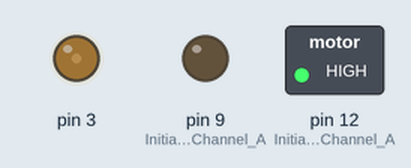
This sketch was run on a simulated Arduino Uno, built with avr-gcc and run on an emulated ATmega328P. Parts: switched loads named in the sketch (green lamp = pin HIGH), output pins drawn as LEDs (lit = HIGH).

Above: at 0.05 s.
At 3.95 s:
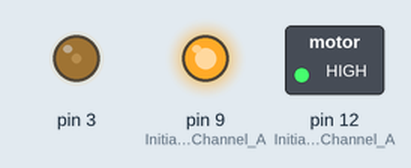
At 5.95 s:
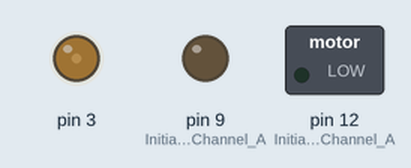
At 7.95 s:
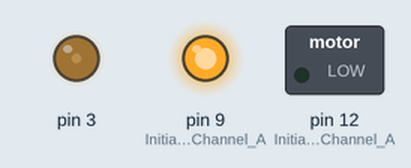
Timing chart, 0 to 9.2 s (numbered marks = the images above):
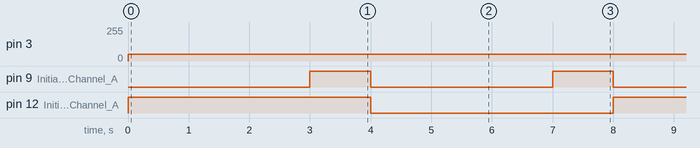

Measured:
- by itself, pin 3: 0/255 → 50/255 at 0.00 s
- by itself, pin 9 (Initiates_Brake_Channel_A): alternates HIGH for 1.0 s and LOW for 3.0 s
- by itself, pin 12 (Initiates_Motor_Channel_A): alternates HIGH for 4.0 s and LOW for 4.0 s

The sketch:

SingleDCMotorTest.ino
```cpp
/*
 * Single DC motor direction and speed test
 */

void setup() {
  pinMode(12, OUTPUT);    //Initiates Motor Channel A pin
  pinMode(9, OUTPUT);     //Initiates Brake Channel A pin
}

void loop(){

  //forward @ low speed
  digitalWrite(12, HIGH); //Establishes forward direction of Channel A
  digitalWrite(9, LOW);   //Disengage the Brake for Channel A
  analogWrite(3, 50);     //Spins the motor on Channel A at full speed

  delay(3000);

  digitalWrite(9, HIGH);  //Eengage the Brake for Channel A

  delay(1000);

  //backward @ low speed
  digitalWrite(12, LOW);  //Establishes backward direction of Channel A
  digitalWrite(9, LOW);   //Disengage the Brake for Channel A
  analogWrite(3, 50);     //Spins the motor on Channel A at half speed

  delay(3000);

  digitalWrite(9, HIGH);  //Eengage the Brake for Channel A

  delay(1000);
}
```
